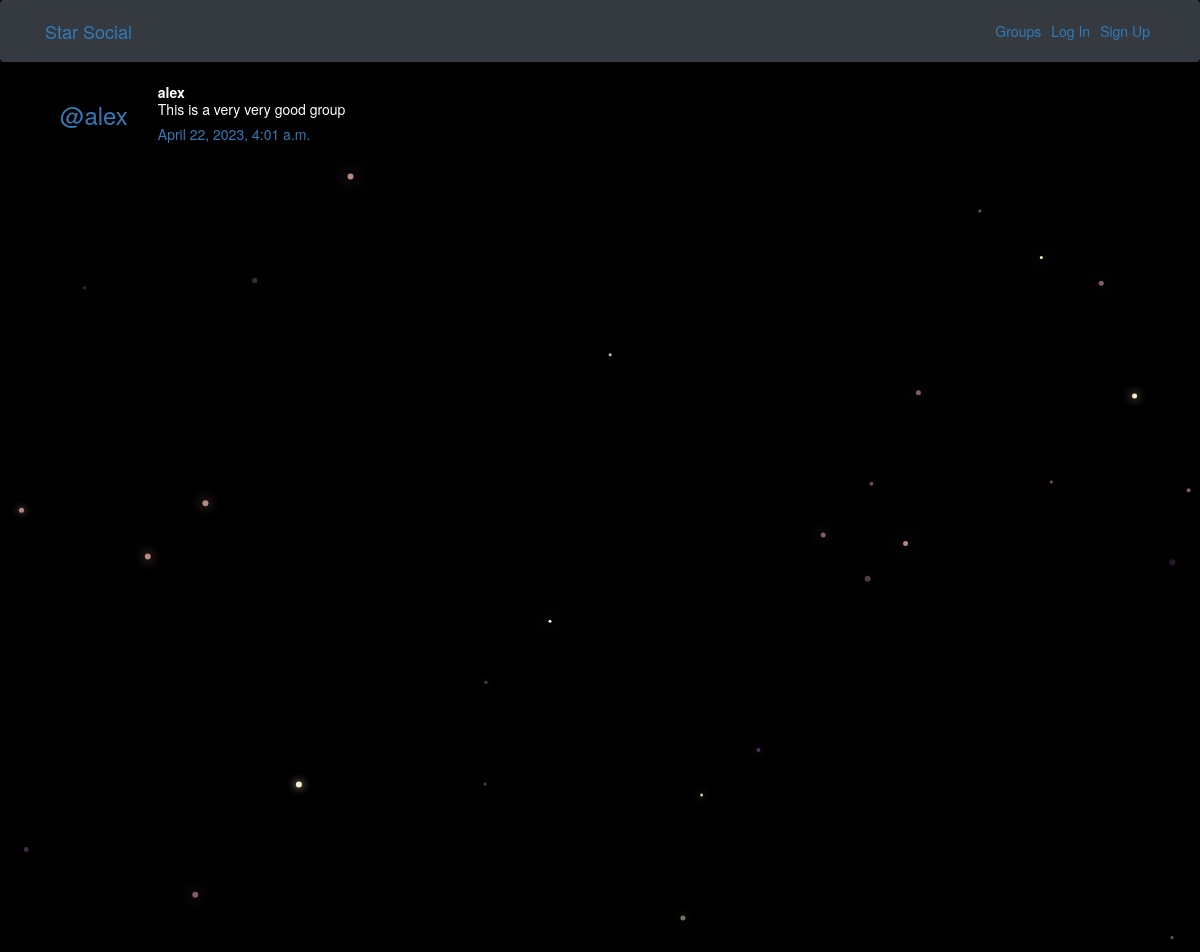
/posts/by/alex/12/, run on the app's committed database.
### posts/models.py (models this page shows, shortened)
class Post(models.Model):
    user = models.ForeignKey(User, related_name='posts', on_delete=models.CASCADE)
    created_at = models.DateTimeField(auto_now = True)
    message = models.TextField()
    message_html = models.TextField(editable = False)
    group = models.ForeignKey(Group, related_name = 'posts', null = True, blank = True, on_delete=models.CASCADE)
    class Meta:
        ordering = ['-created_at']
        unique_together = ['user', 'message']

### posts/views.py (the view)
# urls.py: path("by/<username>/<int:pk>/",views.PostDetail.as_view(),name = "single"),
class PostDetail(SelectRelatedMixin, generic.DetailView):
    model = models.Post
    select_related = ('user', 'group')
    def get_queryset(self):
        queryset = super().get_queryset()
        return queryset.filter(user__username__iexact = self.kwargs.get('username'))

### posts/templates/posts/post_detail.html
{% extends "posts/post_base.html" %}
{% block post_content %}
<div class ="col-md-8">
    {% include "posts/_post.html" %}
</div>
{% endblock %}

### posts/templates/posts/_post.html (shortened to what this page needs)
<div class = "post media">
    <h3 class="mr-5"><a href="{% url 'posts:for_user' username=post.user.username %}">@{{ post.user.username }}</a></h3>
    <div class = "media-body">
        <strong>{{post.user.username}}</strong>
        <h5 class = 'media-heading'>{{ post.message_html|safe }}
        <time class = 'time'><a href="{% url 'posts:single' username=post.user.username pk=post.pk %}">{{ post.created_at }}</a></time>
        </h5>
    </div>
</div>

### static/simplesocial/css/master.css (style rules this page uses)
body { margin: 0; overflow: hidden; background-color: black; color:white; }

### data on the page
Post: user.username "alex", message_html "This is a very very good group", created_at "April 22, 2023, 4:01 a.m."
